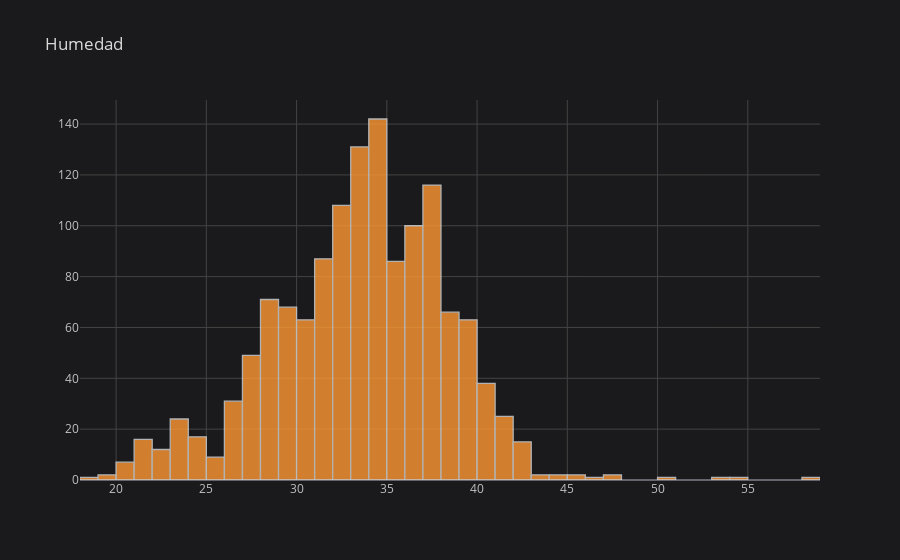

Write notebook code for a chart like this one.
### Code cell
TT.iplot(kind='histogram', column='Humedad', title='Humedad')

### Figure 1 — Plotly figure (JSON) as saved in the notebook; plotly's stock layout.template omitted (floating-point values rounded to 4 significant figures; data arrays with more than 128 entries replaced by an {"elided": "..."} marker saying what was removed)
{"data": [{"histfunc": "count", "histnorm": "", "marker": {"color": "rgba(255, 153, 51, 1.0)", "line": {"color": "#D9D9D9", "width": 1.3}}, "name": "Humedad", "opacity": 0.8, "orientation": "v", "type": "histogram", "x": {"elided": "1360 float values"}}], "layout": {"autosize": true, "barmode": "overlay", "legend": {"bgcolor": "#1A1A1C", "font": {"color": "#D9D9D9"}}, "paper_bgcolor": "#1A1A1C", "plot_bgcolor": "#1A1A1C", "title": {"font": {"color": "#D9D9D9"}, "text": "Humedad"}, "xaxis": {"autorange": true, "gridcolor": "#434343", "range": [18, 59], "showgrid": true, "tickfont": {"color": "#C2C2C2"}, "title": {"font": {"color": "#D9D9D9"}, "text": ""}, "type": "linear", "zerolinecolor": "#666570"}, "yaxis": {"autorange": true, "gridcolor": "#434343", "range": [0, 149.5], "showgrid": true, "tickfont": {"color": "#C2C2C2"}, "title": {"font": {"color": "#D9D9D9"}, "text": ""}, "zerolinecolor": "#666570"}}}
